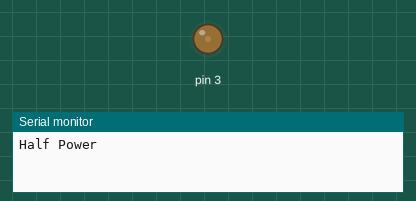
Bench run of a sketch on a simulated Arduino Uno, built with avr-gcc and run on an emulated ATmega328P. Parts: output pins drawn as LEDs (lit = HIGH), the last lines printed to the serial monitor.

Above: at 0.05 s.
At 4.0 s:
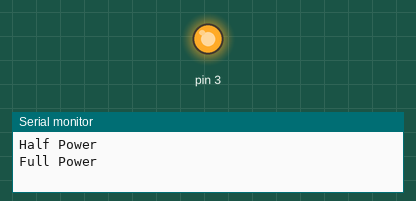
Timing chart, 0 to 5.2 s (numbered marks = the images above):
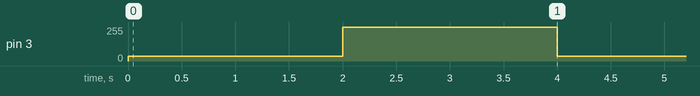

Measured:
- by itself, pin 3: alternates 255/255 for 2.0 s and 35/255 for 2.0 s

The sketch:

PMDC_CL_Control_DAQ.ino
```cpp
void setup() {
  // put your setup code here, to run once:
  pinMode(3, OUTPUT);
  Serial.begin(9600);
}

void loop() {
  // put your main code here, to run repeatedly:
  Serial.println("Half Power");
  analogWrite(3, 35);
  delay(2000);
  Serial.println("Full Power");
  analogWrite(3, 255);
  delay(2000);
}
```
